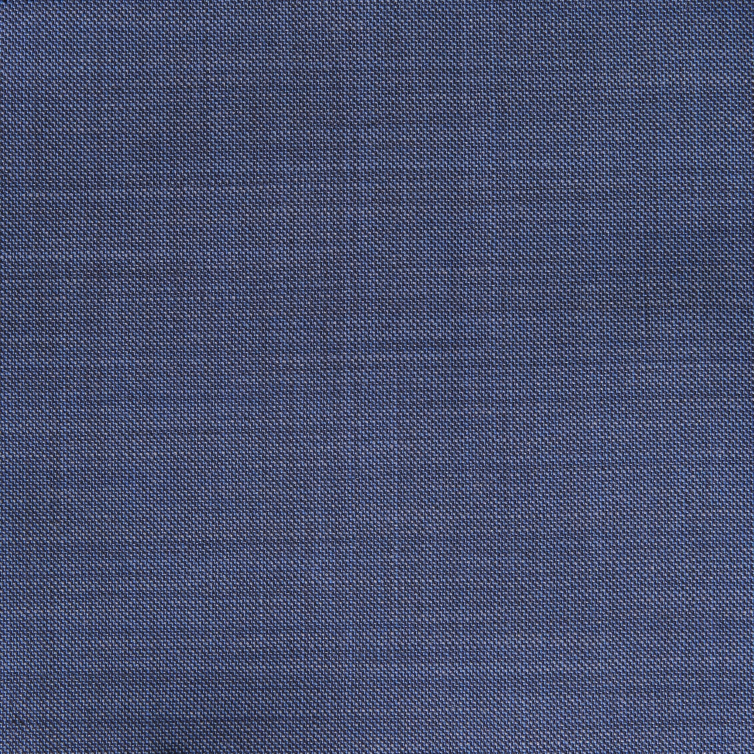
#> input picture test/step2layerpre/suit1fabric1/fabric/fabric1.jpg, 2261 x 2261 px (shown at 1/3 size)
$ python -i ImageHandle.py   (imports and definitions only)
#> lines starting #> are read from the running program, lines starting #| are printed output that depends on the picture
import os
import cv2
import numpy as np
from PIL import Image, ImageEnhance


class ImageHandle:

    # [59 lines left out: functions resize_image, tile_image, not called in this run]

    @staticmethod
    def grayscale_adjust_brightness_contrast(image_path, brightness_factor=1.0, contrast_factor=1.0) -> Image.Image:
#> called with brightness_factor = 1, contrast_factor = 1
        try:
            # 打开图片
            img = Image.open(image_path)
#> img is the input picture: PIL image 2261x2261 RGB; mean R, G, B 71.7, 79.5, 110.4

            # **1. 转换为灰度图（去色）**
            img = img.convert("L")  # "L" 模式表示灰度图
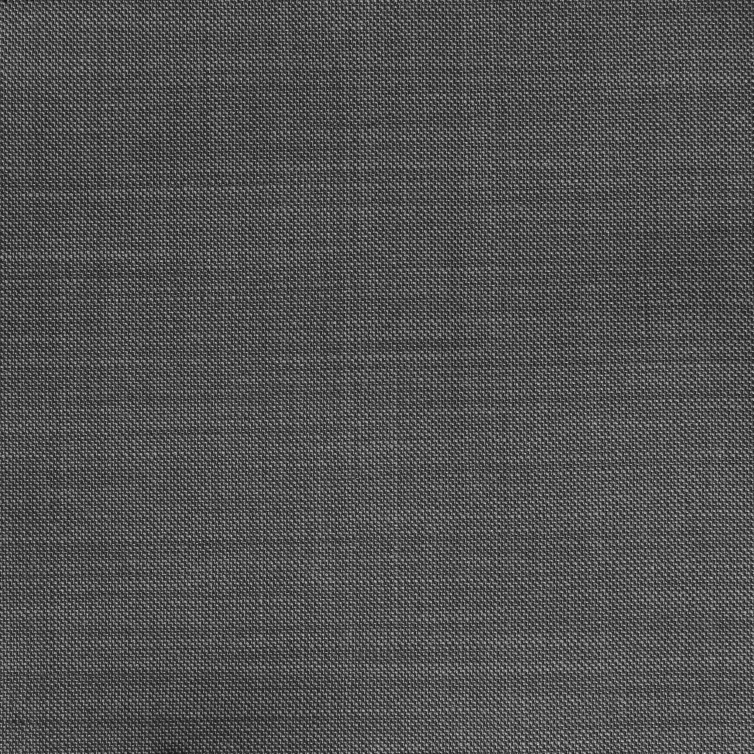
#> img: PIL image 2261x2261 L (shown at 1/3 size); min 4, max 237, mean 80.7

            # **2. 调整亮度**
            enhancer = ImageEnhance.Brightness(img)
            img = enhancer.enhance(brightness_factor)  # 1.0 = 原始亮度，>1.0 变亮，<1.0 变暗

            # **3. 调整对比度**
            enhancer = ImageEnhance.Contrast(img)
            final_image = enhancer.enhance(contrast_factor)  # 1.0 = 原始对比度，>1.0 增强对比度，<1.0 降低对比度
            return final_image

        except Exception as e:
            print(f"处理图像时出错: {e}")

    # [117 lines left out: functions apply_mask_and_fill, multiply_blend, process_rembg, layer_merge, not called in this run]


def main():
    print("Image Processing Tool（元七图片处理工具Resize Images）")


# [2 lines not run here, left out]

>>> result = ImageHandle().grayscale_adjust_brightness_contrast('../../test/step2layerpre/suit1fabric1/fabric/fabric1.jpg')
